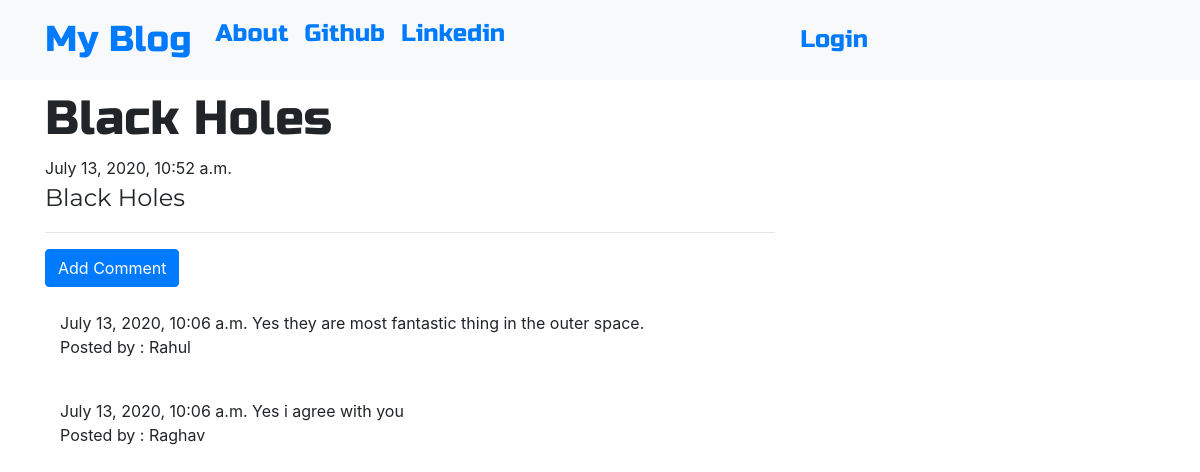
Page /post/6/ on the committed database.
### blog/models.py (models this page shows, shortened)
class Post(models.Model):
    author=models.ForeignKey('auth.user',on_delete=models.CASCADE)
    title=models.CharField(max_length=200)
    text=models.TextField()
    create_date=models.DateTimeField(default=timezone.now())
    published_date=models.DateTimeField(blank=True,null=True)

class Comment(models.Model):
    post=models.ForeignKey('Post',related_name='comments',on_delete=models.CASCADE)
    author=models.CharField(max_length=200)
    text=models.TextField()
    create_date=models.DateTimeField(default=timezone.now())
    approved_comment=models.BooleanField(default=False)

### blog/views.py (the view)
# urls.py: path('post/<int:pk>/',views.PostDetailView.as_view(),name='post_detail'),
class PostDetailView(DetailView):
    model=Post

### blog/templates/blog/post_detail.html (shortened to what this page needs)
{% extends "blog/base.html" %}
{% block body_block %}
<h1 class="posttitle loader">{{ post.title }}</h1>
{% if post.published_date %}
<div class="date">
  {{ post.published_date }}
</div>
{% else %}
<a class="btn btn-primary" href="{% url "post_publish" pk=post.pk %}">Publish</a>
{% endif %}
<p class="postcontent">{{ post.title|safe|linebreaksbr}}</p>
<hr>
<a class="btn btn-primary btn-comment" href="{% url "add_comment_to_post" pk=post.pk %}">Add Comment</a>
<div class="container">
  {% for comment in post.comments.all %}
   <br>
   {% if user.is_authenticated or comment.approved_comment %}
    {{ comment.create_date }}
     {{ comment.text|safe|linebreaksbr}}
     <p>Posted by : {{ comment.author }}</p>
     {% endif %}
     {% empty %}
     <p>No comments found!</p>
  {% endfor %}
</div>
{% endblock %}

### blog/templates/blog/base.html (shortened to what this page needs)
<!DOCTYPE html>
{% load static %}
<html lang="en" dir="ltr">
  <head>
    <link rel="stylesheet" href="https://stackpath.bootstrapcdn.com/bootstrap/4.5.0/css/bootstrap.min.css">
    <link rel="stylesheet" href="//cdn.jsdelivr.net/npm/medium-editor@latest/dist/css/medium-editor.min.css" type="text/css" media="screen" charset="utf-8">
    <link rel="stylesheet" href="{% static 'css/blog.css'%}">
    <link rel="stylesheet" href="https://use.fontawesome.com/releases/v5.7.0/css/all.css">
  </head>
  <body class='loader'>
    <nav class="navbar navbar-expand-lg  bg-light techfont custom-navbar">
      <div class="container">
        <ul class=" navbar-nav mr-auto">
        <li class="nav-item active"><a class='navbar-brand bigbrand' href="{% url 'post_list' %}">My Blog</a></li>
        <li class="nav-item"><a class="nav-link" href="{% url 'about' %}">About</a></li>
        <br>
        <li class="nav-item"><a class="nav-link" href="https://github.com/">Github</a></li>
        <br>
        <li class="nav-item"><a class="nav-link" href="https://linkedin.com/">Linkedin</a></li>
      </ul>
    <ul class=" navbar-nav mr-auto">
    {% if user.is_authenticated %}
      <li class="nav-item">
         <a class="nav-link" href="{% url "post_new" %}">New Post </a>
      </li>
      <li class="nav-item">
         <a class="nav-link" href="{% url "post_draft_list" %}">Drafts </a>
      </li>
      <li class="nav-item">
         <a class="nav-link" href="{% url "logout" %}">Logout </a>
      </li>
      <li class="nav-item">
         <a class="nav-link">Welcome: {{ user.username }}</a>
      </li>
    {% else %}
    <li class="nav-item">
       <a class="nav-link" href="{% url "login" %}">Login</a>
    </li>
    {% endif %}
    </ul>
    </div>
  </nav>
    <div class="container">
      <div class="row">
        <div class="col-md-8">
          <div class="blog_post">
            {% block body_block %}
            {% endblock %}
          </div>
        </div>
      </div>
    </div>
  </body>
</html>

### blog/static/css/blog.css (style rules this page uses)
.techfont { font-family: 'Russo One',sans-serif; font-size: 1.5em; margin-bottom: 10px; }
.bigbrand { font-size: 1.5em; }
.posttitle { font-family: 'Russo One',sans-serif; font-size: 3em; }
.postcontent { font-family: 'Montserrat'; font-size: 1.5em; }
.loader { filter:hue-rotate(0deg); color:linear-gradient(45deg,#0f8,#08f); animation:hue 10000ms infinite linear; }

### rows in the picture
Post: title "Black Holes", published_date "July 13, 2020, 10:52 a.m."
Comment: create_date "July 13, 2020, 10:06 a.m.", text "Yes they are most fantastic thing in the outer space.", author "Rahul"
Comment: create_date "July 13, 2020, 10:06 a.m.", text "Yes i agree with you", author "Raghav"
